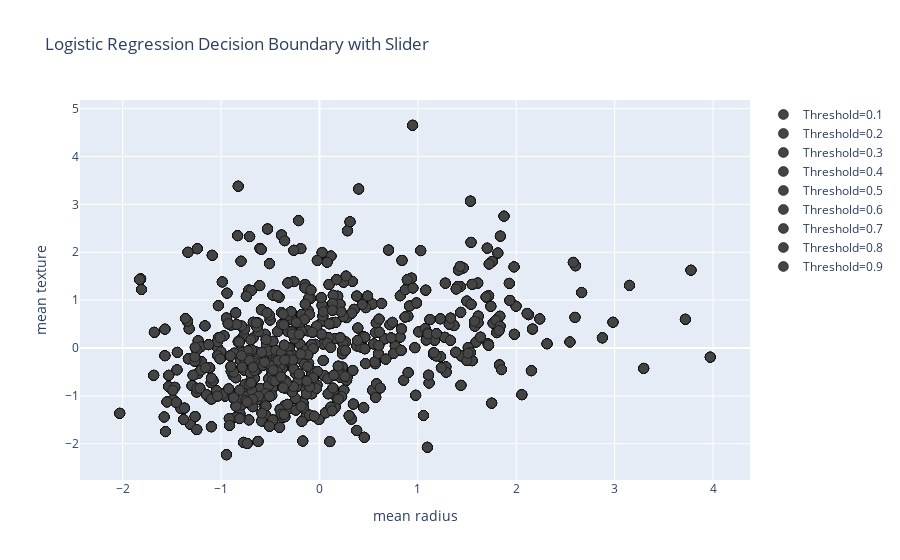
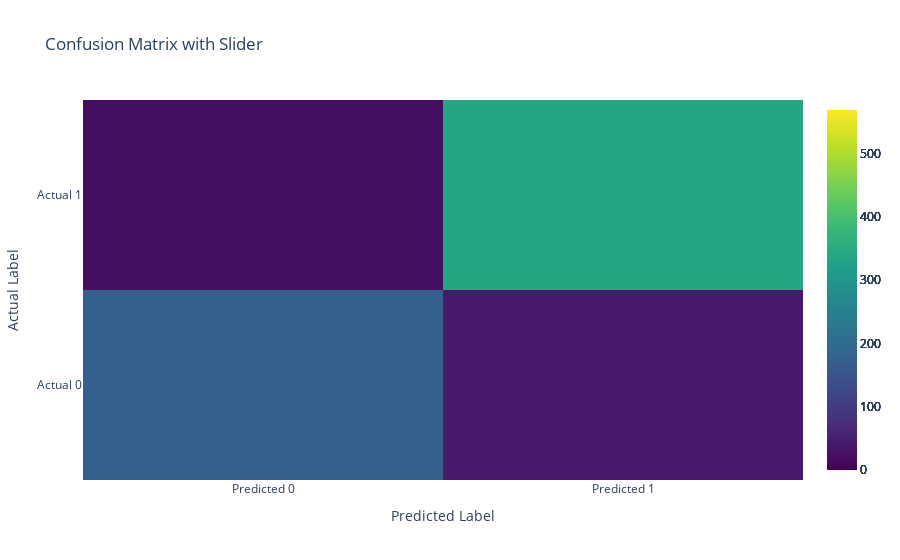

Notebook code for these charts, in order:
### Markdown cell above
## Executable content: Newton's Method

### Install necessary libraries used for interactiveness on graphs

1. pip install plotly

2. pip install ipywidgets

In this example, the code uses the breast cancer dataset and performs logistic regression optimized by Newton's Method:

### Code cell
import numpy as np
import pandas as pd
from sklearn import datasets
import plotly.graph_objects as go
import plotly.express as px
from sklearn.datasets import load_breast_cancer
from sklearn.model_selection import train_test_split
from sklearn.linear_model import LogisticRegression
from sklearn.preprocessing import StandardScaler
from sklearn.metrics import accuracy_score, confusion_matrix

#loading breast cancer dataset
cancer = load_breast_cancer()
cancer_df = pd.DataFrame(data=np.c_[cancer['data'], cancer['target']],
                         columns=np.concatenate([cancer['feature_names'], ['target']]))

#for visualization
features = ['mean radius', 'mean texture']
cancer_df['target'] = np.where(cancer_df['target'] == 0, 0, 1)

#data prep
X = cancer_df[features]
y = cancer_df['target']


scaler = StandardScaler()
X_scaled = scaler.fit_transform(X)


X_train, X_test, y_train, y_test = train_test_split(X_scaled, y, test_size=0.2, random_state=42)

#logistic regression model
model = LogisticRegression(solver='newton-cg')
model.fit(X_train, y_train)

y_pred = model.predict(X_test)

accuracy = accuracy_score(y_test, y_pred)
print(f'Accuracy: {accuracy * 100:.2f}%')

#plot decision boundry
def plot_decisionboundary(X, y, features):
    fig = go.Figure()

    for threshold in np.linspace(0.1, 0.9, 9):
        model = LogisticRegression()
        model.fit(X, y > threshold)
        y_pred = model.predict(X)

        trace = go.Scatter(x=X[:, 0], y=X[:, 1], mode='markers',
                           marker=dict(color=y_pred, colorscale='Viridis', size=10,
                                       line=dict(color='black', width=0.5)),
                           name=f'Threshold={threshold:.1f}')

        fig.add_trace(trace)

    fig.update_layout(title='Logistic Regression Decision Boundary with Slider',
                      xaxis=dict(title=features[0]),
                      yaxis=dict(title=features[1]),
                      sliders=[dict(steps=[dict(method='relayout',
                                                args=['shapes', []])],
                                    active=0,
                                    visible=True,
                                    x=0.1,
                                    y=0,
                                    len=0.9)])

    fig.show()



plot_decisionboundary(X_scaled, y, features)

# visualize confusion matrix 
def plot_confusionmatrix(X, y):
    fig = go.Figure()

    for threshold in np.linspace(0.1, 0.9, 9):
        model = LogisticRegression()
        model.fit(X, y > threshold)
        y_pred = model.predict(X)
        conf_matrix = confusion_matrix(y > threshold, y_pred)

        trace = go.Heatmap(z=conf_matrix, zmin=0, zmax=len(X), colorscale='Viridis',
                           x=['Predicted 0', 'Predicted 1'], y=['Actual 0', 'Actual 1'],
                           name=f'Threshold={threshold:.1f}')

        fig.add_trace(trace)

    fig.update_layout(title='Confusion Matrix with Slider',
                      xaxis=dict(title='Predicted Label'),
                      yaxis=dict(title='Actual Label'),
                      sliders=[dict(steps=[dict(method='relayout',
                                                args=['shapes', []])],
                                    active=0,
                                    visible=True,
                                    x=0.1,
                                    y=0,
                                    len=0.9)])

    fig.show()

plot_confusionmatrix(X_scaled, y)

### Figure 1 — Plotly figure (JSON) as saved in the notebook; plotly's stock layout.template omitted (floating-point values rounded to 4 significant figures; data arrays with more than 128 entries replaced by an {"elided": "..."} marker saying what was removed)
{"data": [{"marker": {"color": {"elided": "569 bool values"}, "colorscale": [[0, "#440154"], [0.1111, "#482878"], [0.2222, "#3e4989"], [0.3333, "#31688e"], [0.4444, "#26828e"], [0.5556, "#1f9e89"], [0.6667, "#35b779"], [0.7778, "#6ece58"], [0.8889, "#b5de2b"], [1, "#fde725"]], "line": {"color": "black", "width": 0.5}, "size": 10}, "mode": "markers", "name": "Threshold=0.1", "type": "scatter", "x": {"elided": "569 float values"}, "y": {"elided": "569 float values"}}, {"marker": {"color": {"elided": "569 bool values"}, "colorscale": [[0, "#440154"], [0.1111, "#482878"], [0.2222, "#3e4989"], [0.3333, "#31688e"], [0.4444, "#26828e"], [0.5556, "#1f9e89"], [0.6667, "#35b779"], [0.7778, "#6ece58"], [0.8889, "#b5de2b"], [1, "#fde725"]], "line": {"color": "black", "width": 0.5}, "size": 10}, "mode": "markers", "name": "Threshold=0.2", "type": "scatter", "x": {"elided": "569 float values"}, "y": {"elided": "569 float values"}}, {"marker": {"color": {"elided": "569 bool values"}, "colorscale": [[0, "#440154"], [0.1111, "#482878"], [0.2222, "#3e4989"], [0.3333, "#31688e"], [0.4444, "#26828e"], [0.5556, "#1f9e89"], [0.6667, "#35b779"], [0.7778, "#6ece58"], [0.8889, "#b5de2b"], [1, "#fde725"]], "line": {"color": "black", "width": 0.5}, "size": 10}, "mode": "markers", "name": "Threshold=0.3", "type": "scatter", "x": {"elided": "569 float values"}, "y": {"elided": "569 float values"}}, {"marker": {"color": {"elided": "569 bool values"}, "colorscale": [[0, "#440154"], [0.1111, "#482878"], [0.2222, "#3e4989"], [0.3333, "#31688e"], [0.4444, "#26828e"], [0.5556, "#1f9e89"], [0.6667, "#35b779"], [0.7778, "#6ece58"], [0.8889, "#b5de2b"], [1, "#fde725"]], "line": {"color": "black", "width": 0.5}, "size": 10}, "mode": "markers", "name": "Threshold=0.4", "type": "scatter", "x": {"elided": "569 float values"}, "y": {"elided": "569 float values"}}, {"marker": {"color": {"elided": "569 bool values"}, "colorscale": [[0, "#440154"], [0.1111, "#482878"], [0.2222, "#3e4989"], [0.3333, "#31688e"], [0.4444, "#26828e"], [0.5556, "#1f9e89"], [0.6667, "#35b779"], [0.7778, "#6ece58"], [0.8889, "#b5de2b"], [1, "#fde725"]], "line": {"color": "black", "width": 0.5}, "size": 10}, "mode": "markers", "name": "Threshold=0.5", "type": "scatter", "x": {"elided": "569 float values"}, "y": {"elided": "569 float values"}}, {"marker": {"color": {"elided": "569 bool values"}, "colorscale": [[0, "#440154"], [0.1111, "#482878"], [0.2222, "#3e4989"], [0.3333, "#31688e"], [0.4444, "#26828e"], [0.5556, "#1f9e89"], [0.6667, "#35b779"], [0.7778, "#6ece58"], [0.8889, "#b5de2b"], [1, "#fde725"]], "line": {"color": "black", "width": 0.5}, "size": 10}, "mode": "markers", "name": "Threshold=0.6", "type": "scatter", "x": {"elided": "569 float values"}, "y": {"elided": "569 float values"}}, {"marker": {"color": {"elided": "569 bool values"}, "colorscale": [[0, "#440154"], [0.1111, "#482878"], [0.2222, "#3e4989"], [0.3333, "#31688e"], [0.4444, "#26828e"], [0.5556, "#1f9e89"], [0.6667, "#35b779"], [0.7778, "#6ece58"], [0.8889, "#b5de2b"], [1, "#fde725"]], "line": {"color": "black", "width": 0.5}, "size": 10}, "mode": "markers", "name": "Threshold=0.7", "type": "scatter", "x": {"elided": "569 float values"}, "y": {"elided": "569 float values"}}, {"marker": {"color": {"elided": "569 bool values"}, "colorscale": [[0, "#440154"], [0.1111, "#482878"], [0.2222, "#3e4989"], [0.3333, "#31688e"], [0.4444, "#26828e"], [0.5556, "#1f9e89"], [0.6667, "#35b779"], [0.7778, "#6ece58"], [0.8889, "#b5de2b"], [1, "#fde725"]], "line": {"color": "black", "width": 0.5}, "size": 10}, "mode": "markers", "name": "Threshold=0.8", "type": "scatter", "x": {"elided": "569 float values"}, "y": {"elided": "569 float values"}}, {"marker": {"color": {"elided": "569 bool values"}, "colorscale": [[0, "#440154"], [0.1111, "#482878"], [0.2222, "#3e4989"], [0.3333, "#31688e"], [0.4444, "#26828e"], [0.5556, "#1f9e89"], [0.6667, "#35b779"], [0.7778, "#6ece58"], [0.8889, "#b5de2b"], [1, "#fde725"]], "line": {"color": "black", "width": 0.5}, "size": 10}, "mode": "markers", "name": "Threshold=0.9", "type": "scatter", "x": {"elided": "569 float values"}, "y": {"elided": "569 float values"}}], "layout": {"sliders": [{"active": 0, "len": 0.9, "steps": [{"args": ["shapes", []], "method": "relayout"}], "visible": true, "x": 0.1, "y": 0}], "title": {"text": "Logistic Regression Decision Boundary with Slider"}, "xaxis": {"title": {"text": "mean radius"}}, "yaxis": {"title": {"text": "mean texture"}}}}

### Figure 2 — Plotly figure (JSON) as saved in the notebook; plotly's stock layout.template omitted (floating-point values rounded to 4 significant figures)
{"data": [{"colorscale": [[0, "#440154"], [0.1111, "#482878"], [0.2222, "#3e4989"], [0.3333, "#31688e"], [0.4444, "#26828e"], [0.5556, "#1f9e89"], [0.6667, "#35b779"], [0.7778, "#6ece58"], [0.8889, "#b5de2b"], [1, "#fde725"]], "name": "Threshold=0.1", "type": "heatmap", "x": ["Predicted 0", "Predicted 1"], "y": ["Actual 0", "Actual 1"], "z": [[172, 40], [22, 335]], "zmax": 569, "zmin": 0}, {"colorscale": [[0, "#440154"], [0.1111, "#482878"], [0.2222, "#3e4989"], [0.3333, "#31688e"], [0.4444, "#26828e"], [0.5556, "#1f9e89"], [0.6667, "#35b779"], [0.7778, "#6ece58"], [0.8889, "#b5de2b"], [1, "#fde725"]], "name": "Threshold=0.2", "type": "heatmap", "x": ["Predicted 0", "Predicted 1"], "y": ["Actual 0", "Actual 1"], "z": [[172, 40], [22, 335]], "zmax": 569, "zmin": 0}, {"colorscale": [[0, "#440154"], [0.1111, "#482878"], [0.2222, "#3e4989"], [0.3333, "#31688e"], [0.4444, "#26828e"], [0.5556, "#1f9e89"], [0.6667, "#35b779"], [0.7778, "#6ece58"], [0.8889, "#b5de2b"], [1, "#fde725"]], "name": "Threshold=0.3", "type": "heatmap", "x": ["Predicted 0", "Predicted 1"], "y": ["Actual 0", "Actual 1"], "z": [[172, 40], [22, 335]], "zmax": 569, "zmin": 0}, {"colorscale": [[0, "#440154"], [0.1111, "#482878"], [0.2222, "#3e4989"], [0.3333, "#31688e"], [0.4444, "#26828e"], [0.5556, "#1f9e89"], [0.6667, "#35b779"], [0.7778, "#6ece58"], [0.8889, "#b5de2b"], [1, "#fde725"]], "name": "Threshold=0.4", "type": "heatmap", "x": ["Predicted 0", "Predicted 1"], "y": ["Actual 0", "Actual 1"], "z": [[172, 40], [22, 335]], "zmax": 569, "zmin": 0}, {"colorscale": [[0, "#440154"], [0.1111, "#482878"], [0.2222, "#3e4989"], [0.3333, "#31688e"], [0.4444, "#26828e"], [0.5556, "#1f9e89"], [0.6667, "#35b779"], [0.7778, "#6ece58"], [0.8889, "#b5de2b"], [1, "#fde725"]], "name": "Threshold=0.5", "type": "heatmap", "x": ["Predicted 0", "Predicted 1"], "y": ["Actual 0", "Actual 1"], "z": [[172, 40], [22, 335]], "zmax": 569, "zmin": 0}, {"colorscale": [[0, "#440154"], [0.1111, "#482878"], [0.2222, "#3e4989"], [0.3333, "#31688e"], [0.4444, "#26828e"], [0.5556, "#1f9e89"], [0.6667, "#35b779"], [0.7778, "#6ece58"], [0.8889, "#b5de2b"], [1, "#fde725"]], "name": "Threshold=0.6", "type": "heatmap", "x": ["Predicted 0", "Predicted 1"], "y": ["Actual 0", "Actual 1"], "z": [[172, 40], [22, 335]], "zmax": 569, "zmin": 0}, {"colorscale": [[0, "#440154"], [0.1111, "#482878"], [0.2222, "#3e4989"], [0.3333, "#31688e"], [0.4444, "#26828e"], [0.5556, "#1f9e89"], [0.6667, "#35b779"], [0.7778, "#6ece58"], [0.8889, "#b5de2b"], [1, "#fde725"]], "name": "Threshold=0.7", "type": "heatmap", "x": ["Predicted 0", "Predicted 1"], "y": ["Actual 0", "Actual 1"], "z": [[172, 40], [22, 335]], "zmax": 569, "zmin": 0}, {"colorscale": [[0, "#440154"], [0.1111, "#482878"], [0.2222, "#3e4989"], [0.3333, "#31688e"], [0.4444, "#26828e"], [0.5556, "#1f9e89"], [0.6667, "#35b779"], [0.7778, "#6ece58"], [0.8889, "#b5de2b"], [1, "#fde725"]], "name": "Threshold=0.8", "type": "heatmap", "x": ["Predicted 0", "Predicted 1"], "y": ["Actual 0", "Actual 1"], "z": [[172, 40], [22, 335]], "zmax": 569, "zmin": 0}, {"colorscale": [[0, "#440154"], [0.1111, "#482878"], [0.2222, "#3e4989"], [0.3333, "#31688e"], [0.4444, "#26828e"], [0.5556, "#1f9e89"], [0.6667, "#35b779"], [0.7778, "#6ece58"], [0.8889, "#b5de2b"], [1, "#fde725"]], "name": "Threshold=0.9", "type": "heatmap", "x": ["Predicted 0", "Predicted 1"], "y": ["Actual 0", "Actual 1"], "z": [[172, 40], [22, 335]], "zmax": 569, "zmin": 0}], "layout": {"sliders": [{"active": 0, "len": 0.9, "steps": [{"args": ["shapes", []], "method": "relayout"}], "visible": true, "x": 0.1, "y": 0}], "title": {"text": "Confusion Matrix with Slider"}, "xaxis": {"title": {"text": "Predicted Label"}}, "yaxis": {"title": {"text": "Actual Label"}}}}
